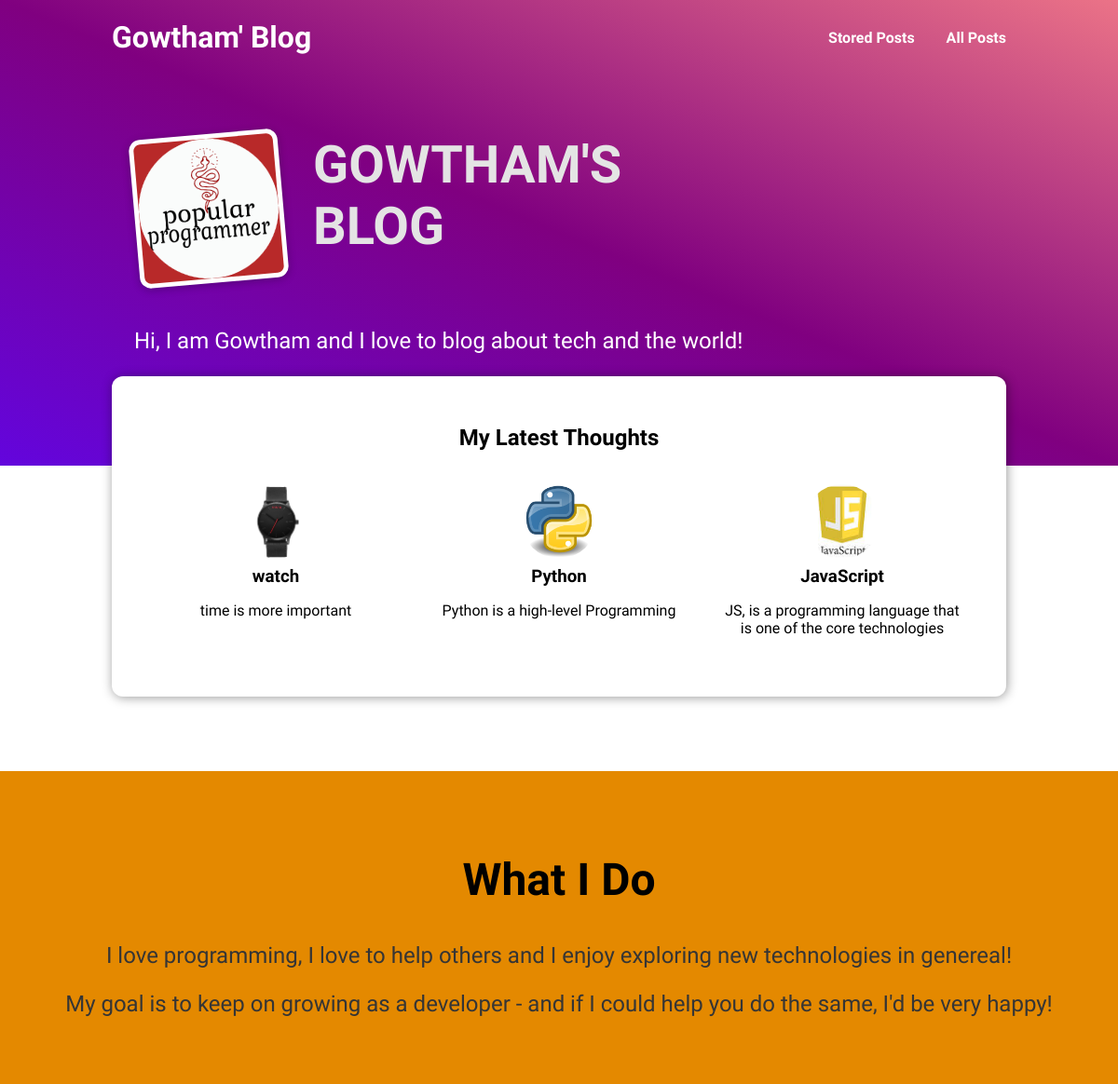
The page / on the database its author committed.
### base/models.py (models this page shows)
class Post(models.Model):
    title = models.CharField(max_length=200)
    excerpt = models.CharField(max_length=200)
    image = models.ImageField(upload_to='posts', null = True, blank = True)
    date = models.DateTimeField(auto_now= True)
    slug = models.SlugField(unique = True, db_index = True)
    content = models.TextField(validators = [MinLengthValidator(10)])
    author = models.ForeignKey(Author, on_delete = models.SET_NULL, null=True, related_name='posts')
    tags = models.ManyToManyField(Tag)

### base/views.py (the view)
# urls.py: path("", views.startingpage, name = 'startingpage'),
def startingpage(request):
    latest_posts = Post.objects.all().order_by('-date')[:3]
    return render(request,'base/index.html', {'posts':latest_posts})

### base/templates/base/index.html (shortened to what this page needs)
{% extends 'base.html' %}
{% load static %}
{% block cssfiles %}
<link rel="stylesheet" href="{% static 'base/posts.css' %}">
<link rel="stylesheet" href="{% static 'base/index.css' %}">
{% endblock %}
{% block content %}
<section id="welcome">
    <header>
        <img src="{% static 'base/images/Logo.png' %}" alt="Logo of Popular Programmer">
        <h2>GOWTHAM'S BLOG</h2>
    </header>
    <P>Hi, I am Gowtham and I love to blog about tech and the world!</P>
</section>
<section id="latest-posts">
    <h2>My Latest Thoughts</h2>
    <ul>
        {% for post in posts %}
            {% include 'base/includes/posts.html' %}
        {% endfor %}
    </ul>
</section>
<section id="about">
    <h2>What I Do</h2>
    <p>I love programming, I love to help others and I enjoy exploring new technologies in genereal!</p>
    <p>My goal is to keep on growing as a developer - and if I could help you do the same, I'd be very happy!</p>
</section>
{% endblock %}

### base/templates/base/includes/posts.html
<li>
    <article class="post">
        <a href="{% url 'post_details' post.slug %}">
            <img src="{{ post.image.url }}" alt="{{ post.title }}">
            <div class="post__content">
                <h3>{{post.title}}</h3>
                <p>
                    {{post.excerpt}}
                </p>
            </div>
        </a>
    </article>
</li>

### static/app.css (style rules this page uses)
* { box-sizing: border-box; }
html { font-family: 'Mouse Memoirs', sans-serif; }
body { margin: 0; }
h1,h2,h3 { font-family: 'Mouse Memoirs', sans-serif; }

### base/static/base/posts.css (style rules this page uses)
.post { display: flex; flex-direction: column; align-items: center; text-align: center; }
.post a { text-decoration: none; color: #000; transition: all 0.2s ease; padding: 1rem; }
.post img { width: 5rem; height: 5rem; object-fit: cover; border-radius: 50%; }
.post h3 { margin: 0.25rem 0; }

### base/static/base/index.css (style rules this page uses)
#welcome { background: linear-gradient(to right top, #6305dd, #800080, #eb7387); padding: 6rem 12%; }
#welcome header { display: flex; align-items: flex-start; margin: 3rem auto; }
#welcome img { width: 10rem; height: 10rem; object-fit: cover; object-position: top; border: 5px solid white; border-radius: 12px; background-color: rgb(184, 41, 41); transform: rotateZ(-5deg); box-shadow: 0 2px 8px rgba(0,0,0,0.25);; }
#welcome h2 { font-size: 3.5rem; margin: 0 0 0 2rem; color: #e4e4e4; width: 10rem; }
#welcome p { color: white; font-size: 1.5rem; }
#latest-posts { background-color: white; padding: 2rem; border-radius: 12px; width: 60rem; margin: -6rem auto 2rem auto; box-shadow: 1px 1px 12px rgba(0,0,0,0.4); }
#latest-posts h2 { text-align: center; }
#latest-posts ul { list-style: none; margin: 0; padding: 0; display: flex; gap: 1rem; }
#latest-posts li { flex: 1; }
#about { text-align: center; padding: 3rem; background-color: #e48900; margin-top: 5rem; }
#about h2 { font-size: 3rem; }
#about p { font-size: 1.5rem; color: #353535; }

### rows shown on the page
Post: image (picture), title "watch", excerpt "time is more important"
Post: image (picture), title "Python", excerpt "Python is a high-level Programming"
Post: image (picture), title "JavaScript", excerpt "JS, is a programming language that is one of the core technologies"
